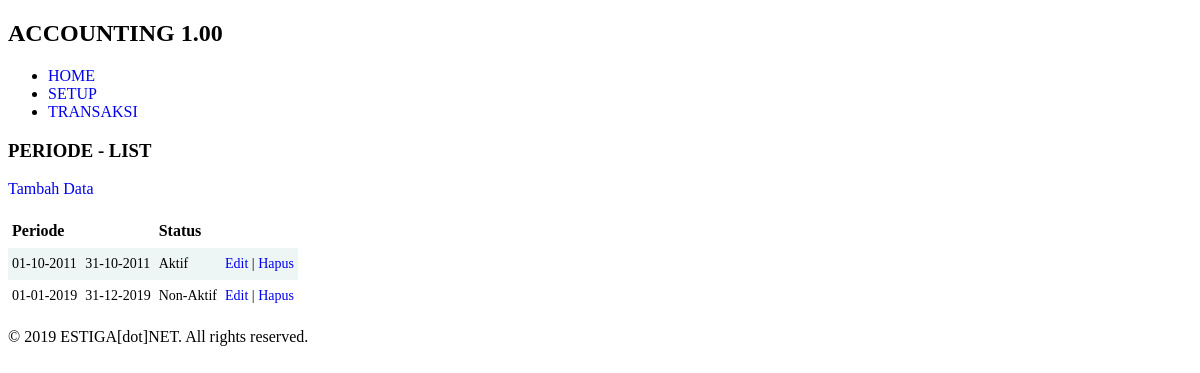
The page /index.php/t005_periode on the database its author committed.
### tables this page shows
CREATE TABLE `t005_periode` (
  `id` int(11) NOT NULL,
  `start` datetime DEFAULT NULL,
  `end` datetime DEFAULT NULL,
  `isaktif` bit(1) DEFAULT NULL,
  `user_id` int(11) DEFAULT NULL
);

### application/controllers/t005_periode.php (called while the page is built, shortened)
<?php
class t005_periode extends CI_Controller {
	public function __construct() {
		$this->load->model('t005_periodem');
	}
	public function index() {
		$data['rs'] = $this->t005_periodem->ambil_data_semua();
		$this->load->view('layout/header');
		$this->load->view('t005_periodel', $data);
		$this->load->view('layout/footer');
	}
}

### index.php (called while the page is built, shortened)
<?php
require_once BASEPATH.'core/CodeIgniter.php';

### application/models/t005_periodem.php (called while the page is built, shortened)
<?php
class t005_periodem extends CI_Model {
	private $_table = 't005_periode';
	public function ambil_data_semua() {
		return $this->db->get($this->_table)->result();
	}
}

### application/views/t005_periodel.php (the view)
<h3>PERIODE - LIST</h3>
<p><a href="<?php echo site_url('t005_periode/tambah'); ?>">Tambah Data</a></p>
<table class="paleBlueRows">
	<tr>
		<th colspan="2">Periode</th>
		<th>Status</th>
		<th>&nbsp;</th>
	</tr>
	<?php foreach($rs as $r): ?>
	<tr>
		<td><?php echo date('d-m-Y', strtotime($r->start)); ?></td>
		<td><?php echo date('d-m-Y', strtotime($r->end)); ?></td>
		<td><?php echo ($r->isaktif == 1) ? 'Aktif' : 'Non-Aktif'; ?></td>
		<td><a href="<?php echo site_url('t005_periode/edit/'.$r->id); ?>">Edit</a> | <a href="<?php echo site_url('t005_periode/hapus/'.$r->id); ?>">Hapus</a></td>
	</tr>
	<?php endforeach; ?>
</table>

### css/accounting.css (style rules this page uses)
table.paleBlueRows { font-family: calibri; border: 0px solid #FFFFFF; text-align: left; border-collapse: collapse; }
table.paleBlueRows td, table.paleBlueRows th { border: 0px solid #FFFFFF; padding: 8px 4px; }
table.paleBlueRows tbody td { font-size: 14px; }
table.paleBlueRows tr:nth-child(even) { background: #EEF5F5; }

### application/views/layout/header.php (style rules this page uses)
body, select, input { font-family: calibri; }
a { text-decoration: none; }

### rows shown on the page
t005_periode: start "01-10-2011", end "31-10-2011", isaktif "Aktif"
t005_periode: start "01-01-2019", end "31-12-2019", isaktif "Non-Aktif"
